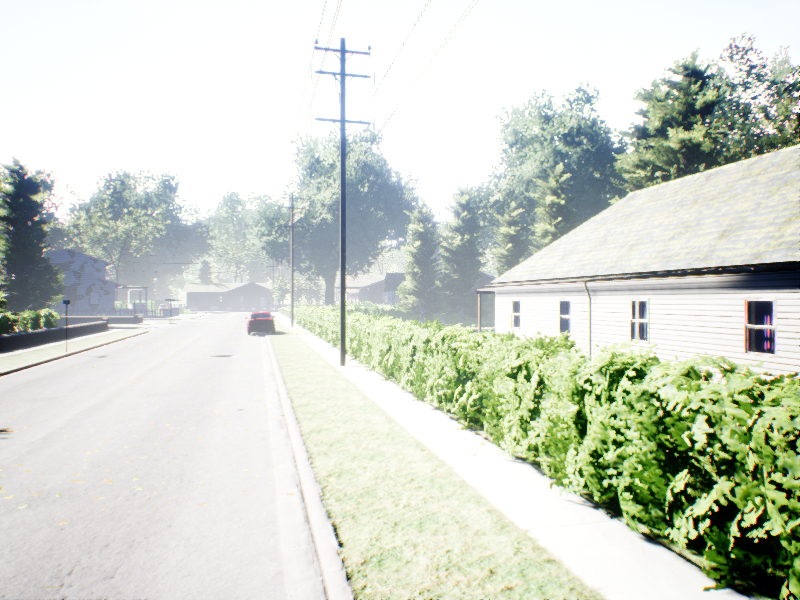
#> input picture js_recursive_stereo/resources/AirSimNeighbourhood/images/left_00012.png, 800 x 600 px
$ python recursive_stereo_testbench.py
#> lines starting #> are read from the running program, lines starting #| are printed output that depends on the picture
### js_recursive_stereo/src/RecursiveStereoPackage/RecursiveStereo.py
import numpy as np
import cv2
from plyfile import PlyData
from matplotlib import pyplot as plt

ply_header = '''ply
format ascii 1.0
element vertex %(vert_num)d
property float x
property float y
property float z
property uchar red
property uchar green
property uchar blue
end_header
'''

class RecursiveStereo:
    def __init__(self):
        # Attributes
        self.verbose     = True
        self.pose        = self.EmptyPose()
        self.last_pose   = self.EmptyPose()
        self.color_image = None
        self.left_image  = None
        self.right_image = None
        self.pcl         = None
        self.pcl_t_min_0 = None
        self.pcl_t_min_1 = None
        self.pcl_t_min_2 = None
        self.pcl_t_min_3 = None
        self.disparity   = None
        self.orb         = cv2.ORB_create(nfeatures=50, scoreType=cv2.ORB_FAST_SCORE) # Initiate ORB  detector
        self.sift        = cv2.xfeatures2d.SIFT_create(nfeatures=50)                  # Initiate SIFT detector

        # Configuration
        self.export_pcl       = False
        self.enable_recursive = True
        self.pcl_filename     = 'out.ply'

        # Grid Coordinates
        self.u_step_px = 50
        self.v_step_px = 50

        # Parameters for PCL Generation
        self.c_u         = None # default from KITTI: 609.5593
        self.c_v         = None # default from KITTI: 172.8540
        self.b           = None # default from KITTI: 0.5372
        self.f           = None # default from KITTI: 721.5377

        # Parameters for (SemiGlobal)BlockMatching
        self.blockmatching_blocksize           = None # default used for KITTI: 15
        self.blockmatching_window_size         = None # default used for KITTI: 9
        self.blockmatching_minimum_disparities = None # default used for KITTI: -64
        self.blockmatching_maximum_disparities = None # default used for KITTI: 128

    def VerbosePrint(self, text):
        if self.verbose == True:
            print(text)

    def EmptyPose(self):
        pose = {'position':    { 'x': 0, 'y': 0, 'z': 0 },
                'orientation': { 'x': 0, 'y': 0, 'z': 0, 'w': 1 }}
        return pose

    def CreateWallBehindCamera(self, min_distance = 1):
        min_distance = np.absolute(min_distance)
        pcl_wall = []
        brick_size = 0.2
        for x in np.arange(-min_distance-2*brick_size,
                            0,
                            brick_size):
            for y in np.arange(-min_distance-2*brick_size,
                                min_distance+2*brick_size,
                                brick_size):
                for z in np.arange(-min_distance-2*brick_size,
                                    min_distance+2*brick_size,
                                    brick_size):
                    dist_to_cam = np.linalg.norm(np.array([x,y,z]) - np.array([0,0,0]))
                    if dist_to_cam >= min_distance:
                        new_point = np.array([x,y,z,1,0,0,0]) # format [x,y,z,1,r,g,b]
                        pcl_wall.append(new_point)
        return np.array(pcl_wall)


    # [7 lines left out: function GetSiftKeyPoints, not called in this run]

    def GetOrbKeyPoints(self, image):
        # find the keypoints with ORB
        kp      = self.orb.detect(image, None)
        # compute the descriptors with ORB
        kp, des = self.orb.compute(image, kp)
        grid    = np.int16( [(kpoint.pt[1], kpoint.pt[0]) for kpoint in kp ] )
        return grid

    def Get2dGridCoordinates(self):
        width  = self.left_image.shape[1]
        height = self.left_image.shape[0]
        u_list = np.arange(self.u_step_px, width,  self.u_step_px, dtype=np.int16)
        v_list = np.arange(self.v_step_px, height, self.v_step_px, dtype=np.int16)
        grid   = [(v, u) for u in u_list for v in v_list ]
        return grid

    def Initialize2dCoordinates(self):
        grid      = self.Get2dGridCoordinates()
        grid_orb  = self.GetOrbKeyPoints(self.left_image)
        #grid_sift = self.GetSiftKeyPoints(self.left_image)
        grid.extend(grid_orb)
        grid = np.int16(grid)
        return grid

    def GetQ(self):
        Q    = np.float32(
               [[ 0,         0,         0,          self.f  ],
                [-1.0000,    0,         0,          self.c_u],
                [ 0,        -1.0000,    0,          self.c_v],
                [ 0,         0,         1/self.b,   0       ]])
        return Q

    # Copied from: https://en.wikipedia.org/wiki/Conversion_between_quaternions_and_Euler_angles
    def QuaternionToRollPitchYaw(self, q):
        t0 = +2.0 * (q['w'] * q['x'] + q['y'] * q['z'])
        t1 = +1.0 - 2.0 * (q['x'] * q['x'] + q['y'] * q['y'])
        roll = np.arctan2(t0, t1)

        t2 = +2.0 * (q['w'] * q['y'] - q['z'] * q['x'])
        t2 = +1.0 if t2 > +1.0 else t2
        t2 = -1.0 if t2 < -1.0 else t2
        pitch = np.arcsin(t2)

        t3 = +2.0 * (q['w'] * q['z'] + q['x'] * q['y'])
        t4 = +1.0 - 2.0 * (q['y'] * q['y'] + q['z'] * q['z'])
        yaw = np.arctan2(t3, t4)
        return roll, pitch, yaw

    def GetPoseMatrix(self):
        # init as identity
        Rx = np.identity(4)
        Rx = np.identity(4)
        Ry = np.identity(4)
        Rz = np.identity(4)
        Tr = np.identity(4)

        # Get current orientation in r-p-y
        roll, pitch, yaw = self.QuaternionToRollPitchYaw(self.pose['orientation'])

        Rx[0,0] = 1;                Rx[0,1] = 0;            Rx[0,2] = 0
        Rx[1,0] = 0;                Rx[1,1] = np.cos(roll); Rx[1,2] = -np.sin(roll)
        Rx[2,0] = 0;                Rx[2,1] = np.sin(roll); Rx[2,2] =  np.cos(roll)

        Ry[0,0] =  np.cos(pitch);   Ry[0,1] = 0;            Ry[0,2] = np.sin(pitch)
        Ry[1,0] =  0;               Ry[1,1] = 1;            Ry[1,2] = 0
        Ry[2,0] = -np.sin(pitch);   Ry[2,1] = 0;            Ry[2,2] = np.cos(pitch)

        Rz[0,0] = np.cos(yaw);      Rz[0,1] = -np.sin(yaw); Rz[0,2] = 0
        Rz[1,0] = np.sin(yaw);      Rz[1,1] =  np.cos(yaw); Rz[1,2] = 0
        Rz[2,0] = 0;                Rz[2,1] =  0;           Rz[2,2] = 1

        # R = Rz*(Ry*Rx)
        R = np.dot(Ry, Rx)
        R = np.dot(Rz, R)

        # in Matlab notation: Tr = [R t;0 0 0 1];
        Tr[0,0] = R[0,0]; Tr[0,1] = R[0,1]; Tr[0,2] = R[0,2]; Tr[0,3] = self.pose['position']['x']
        Tr[1,0] = R[1,0]; Tr[1,1] = R[1,1]; Tr[1,2] = R[1,2]; Tr[1,3] = self.pose['position']['y']
        Tr[2,0] = R[2,0]; Tr[2,1] = R[2,1]; Tr[2,2] = R[2,2]; Tr[2,3] = self.pose['position']['z']
        Tr[3,0] = 0;      Tr[3,1] = 0;      Tr[3,2] = 0;      Tr[3,3] = 1;
        return Tr

    def GetPoseColorMatrix(self):
        D = np.float32(np.identity(7))
        T = self.GetPoseMatrix()
        D[0:4,0:4] = T # set upper left 4x4 matrix to T, rest to identity (for color)
        return D

    # [23 lines left out: function GetPCLFromDisparity, not called in this run]

    def GetReducedPCLFromDisparity(self, disparity):
        # Get Sampling Points
        grid              = self.Initialize2dCoordinates()
        u_idx             = [x[1]-1 for x in grid]
        v_idx             = [x[0]-1 for x in grid]
        disparity_reduced = disparity[v_idx,u_idx]

        Q                 = self.GetQ()
        y                 = np.float32([[x[1], x[0], disparity[x[0]-1,x[1]-1], 1] for x in grid ]) # [u,v,disp(v,u),1]
        pcl               = np.dot(Q, np.transpose(y)).transpose()
        pcl_norm          = np.array([x/x[3] for x in pcl]) # normalize
        # Due to the different dimensions, the reduced mask is slight differntly setup
        mask = ((disparity_reduced < disparity_reduced.max()) &
                (disparity_reduced > disparity_reduced.min()) &
                (pcl_norm[:,0] > 2        )                &
                (np.isfinite(pcl_norm[:,0]))               &
                (np.isfinite(pcl_norm[:,1]))               &
                (np.isfinite(pcl_norm[:,2])))
        pcl_reduced       = pcl_norm[mask]

        # If no color image was given, make all points black
        if self.color_image is None:
            pcl_reduced_c = np.append(pcl_reduced.transpose(),[np.zeros(pcl_reduced.shape[0])],axis=0).transpose() # format: [x, y, z, r, g, b] with r = g = b = 0 (black)
        else:
            color_reduced = np.array([self.color_image[x[0]-1,x[1]-1] for x in grid ])
            pcl_reduced_c = np.append(pcl_reduced,color_reduced[mask],axis=1) # format: [x, y, z, r, g, b]
        return pcl_reduced_c

    def TransformPCL(self, pcl):
        # make affine coordinates: [[x,y,z,r,g,b],...] to [[x,y,z,1,r,g,b],...]
        pcl_aff = np.vstack((pcl[:,0],
                             pcl[:,1],
                             pcl[:,2],
                             [np.ones(pcl.shape[0])],
                             pcl[:,3],
                             pcl[:,4],
                             pcl[:,5]))
        D = self.GetPoseColorMatrix()

        pcl_transf = np.dot(D,pcl_aff).transpose()
        pcl_transf = np.array([[x[0]/x[3],
                                x[1]/x[3],
                                x[2]/x[3],
                                x[4],
                                x[5],
                                x[6]] for x in pcl_transf]) # normalize and back to format [[x,y,z,r,g,b],...]
        return pcl_transf

    def AppendPCL(self, current, to_append):
        if to_append is None:
            return current
        if current is None:
            current = to_append
        else:
            current = np.append(current,to_append,axis=0)
        return current

    def GetDisparityImage(self):
            stereo = cv2.StereoSGBM_create(minDisparity   = self.blockmatching_minimum_disparities,
                                           numDisparities = (self.blockmatching_maximum_disparities-self.blockmatching_minimum_disparities),
                                           blockSize      = self.blockmatching_blocksize,
                                           P1             = 4*3*self.blockmatching_window_size**2,
                                           P2             = 32*3*self.blockmatching_window_size**2,
                                           preFilterCap   = 10
                                          )
            disparity = stereo.compute(self.left_image, self.right_image).astype(np.float32) / 16.0
            return disparity

    # Copied from https://github.com/opencv/opencv/blob/master/samples/python/stereo_match.py
    # [12 lines left out: functions ExportPCLToPly, ImportPCL, not called in this run]

    def PushFrontPclStack(self, pcl):
        self.pcl_t_min_3 = self.pcl_t_min_2
        self.pcl_t_min_2 = self.pcl_t_min_1
        self.pcl_t_min_1 = self.pcl_t_min_0
        self.pcl_t_min_0 = pcl

    def Step(self):
        if self.RequirementsFulfilled():
            #self.PrintParameters()

            ## F U L L
            # Get disparity image
            self.disparity = self.GetDisparityImage()

            # Get full point cloud - in camera coordinate system
            #pcl_cam = self.GetPCLFromDisparity(self.disparity)

            # Transform to inertial coordinate system
            #pcl_inert = self.TransformPCL(pcl_cam)

            # Save
            #self.pcl = self.AppendPCL(self.pcl,pcl_inert)

            # Export
            #if self.export_pcl == True:
            #    self.ExportPCLToPly(self.pcl_filename, self.pcl)

            ## R E D U C E D
            # Get reduced point cloud - in camera coordinate system
            pcl_reduced_cam = self.GetReducedPCLFromDisparity(self.disparity)
            pcl_wall        = self.CreateWallBehindCamera(3)

            pcl_reduced_cam = self.AppendPCL(pcl_reduced_cam, pcl_wall)

            # Transform to inertial coordinate system
            pcl_reduced_inert = self.TransformPCL(pcl_reduced_cam)

            self.PushFrontPclStack(pcl_reduced_inert)

            # [6 lines of commented-out code are left out]

            self.pcl = pcl_reduced_inert

            # Export
            #if self.export_pcl == True:
            #    self.ExportPCLToPly('reduced.ply', self.pcl_reduced)

            if self.enable_recursive == True:
                pass
        else:
            self.VerbosePrint("Not all requirements fulfilled for calculation step")

################################################################################
# Only convenience functions below

    def RequirementsFulfilled(self):
        requirements_fulfilled = True
        if self.left_image is None:
            self.VerbosePrint('No left image set')
            requirements_fulfilled = False
        if self.right_image is None:
            self.VerbosePrint('No right image set')
            requirements_fulfilled = False
        if self.c_u is None:
            self.VerbosePrint('No c_u parameter set')
            requirements_fulfilled = False
        if self.c_v is None:
            self.VerbosePrint('No c_v parameter set')
            requirements_fulfilled = False
        if self.b is None:
            self.VerbosePrint('No b parameter set')
            requirements_fulfilled = False
        if self.b == 0:
            self.VerbosePrint('Parameter b may not be zero')
            requirements_fulfilled = False
        if self.f is None:
            self.VerbosePrint('No f parameter set')
            requirements_fulfilled = False
        if self.blockmatching_blocksize is None:
            self.VerbosePrint('No blocksize parameter for blockmatching set')
            requirements_fulfilled = False
        if self.blockmatching_window_size is None:
            self.VerbosePrint('No window size parameter for blockmatching set')
            requirements_fulfilled = False
        if self.blockmatching_minimum_disparities is None:
            self.VerbosePrint('No minimum disparity parameter for blockmatching set')
            requirements_fulfilled = False
        if self.blockmatching_maximum_disparities is None:
            self.VerbosePrint('No maximum disparity parameter for blockmatching set')
            requirements_fulfilled = False
        return requirements_fulfilled

    # [18 lines left out: function PrintParameters, not called in this run]


### js_recursive_stereo/src/recursive_stereo_testbench.py
#!/usr/bin/env python
import os
import cv2
from RecursiveStereoPackage.RecursiveStereo import RecursiveStereo

import warnings
warnings.simplefilter("ignore")

if __name__ == '__main__':
    algorithm = RecursiveStereo()
    # Set parameters
    algorithm.c_u = 399.5661
    algorithm.c_v = 295.6579
    algorithm.b   = 0.1400
    algorithm.f   = 573.2981
    algorithm.blockmatching_blocksize           = 10
    algorithm.blockmatching_window_size         = 9
    algorithm.blockmatching_minimum_disparities = 1
    algorithm.blockmatching_maximum_disparities = 65
    algorithm.export_pcl       = True
    algorithm.enable_recursive = True
    algorithm.verbose          = True

    # Run
    algorithm.Step()
    color_image = cv2.imread('../resources/AirSimNeighbourhood/images/left_00012.png')
#> color_image is the input picture: shape (600, 800, 3); mean B, G, R 202.4, 213.7, 207.8
    left_image  = cv2.imread('../resources/AirSimNeighbourhood/images/left_00012.png')
    right_image = cv2.imread('../resources/AirSimNeighbourhood/images/right_00012.png')
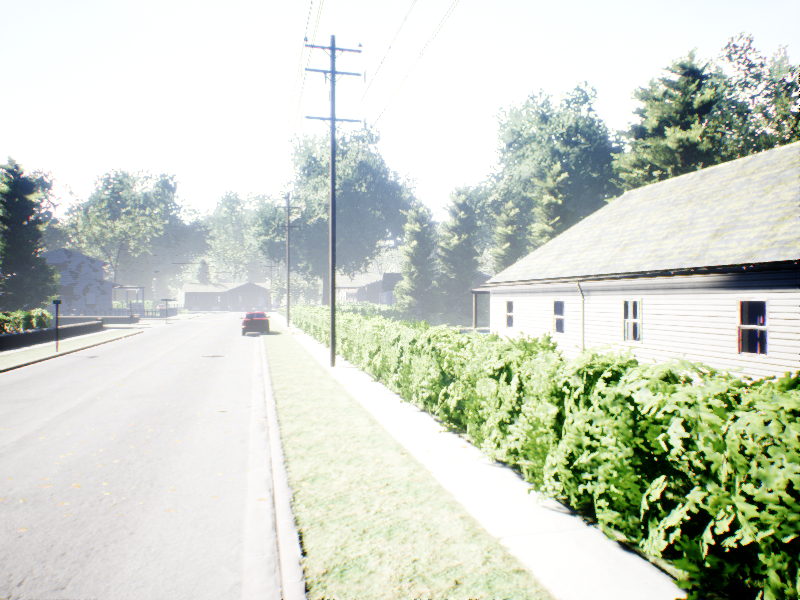
#> input picture js_recursive_stereo/resources/AirSimNeighbourhood/images/right_00012.png, 800 x 600 px
#> right_image is the input picture: shape (600, 800, 3); mean B, G, R 200.8, 212.9, 206.6
    algorithm.left_image  = left_image
    algorithm.right_image = right_image
    algorithm.color_image = color_image
    algorithm.pcl_filename = 'step_1.ply'
    algorithm.Step()
#> in GetDisparityImage, `disparity = stereo.compute(self.left_image, self.right_image).astype(n..`:
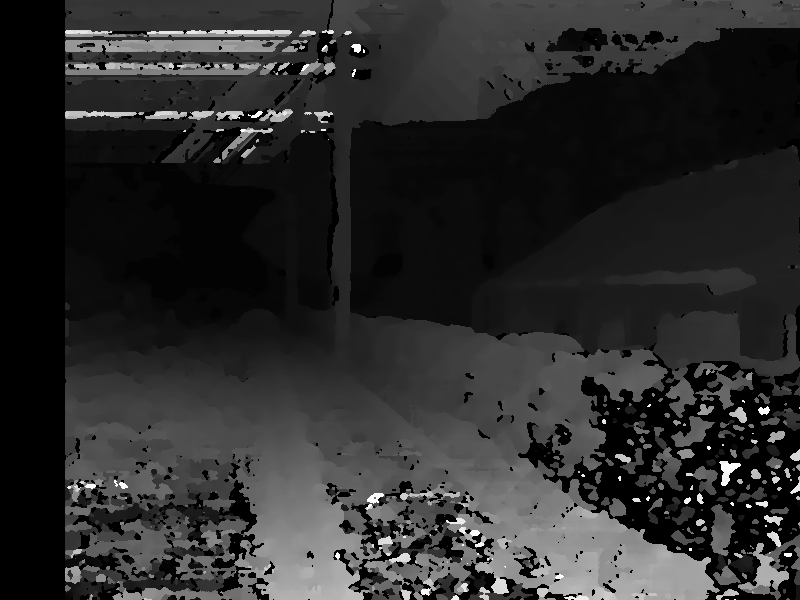
#> disparity: shape (600, 800) float32; min 0, max 64, mean 11.1; drawn with min black and max white
#> in GetOrbKeyPoints, `kp      = self.orb.detect(image, None)`: kp = 50 keypoints; strongest (x, y, size): (716, 510, 31), (715, 508, 53.6), (716, 508, 44.6), (756, 541, 31)
#> in GetOrbKeyPoints, `grid    = np.int16( [(kpoint.pt[1], kpoint.pt[0]) for kpoint in kp ] )`: grid = 50 pairs, first value 304 to 555, second value 512 to 765
#> in Initialize2dCoordinates, `grid_orb  = self.GetOrbKeyPoints(self.left_image)`: grid_orb has the same summary as grid in GetOrbKeyPoints
#> in Initialize2dCoordinates, `grid = np.int16(grid)`: grid = 215 pairs, first value 50 to 555, second value 50 to 765
#> in GetReducedPCLFromDisparity, `u_idx             = [x[1]-1 for x in grid]`: u_idx = 215 values, max 764 at index 169, min 49 at index 0, mean 466.4
#> in GetReducedPCLFromDisparity, `v_idx             = [x[0]-1 for x in grid]`: v_idx = 215 values, max 554 at index 174, min 49 at index 0, mean 339.4
#> in GetReducedPCLFromDisparity, `disparity_reduced = disparity[v_idx,u_idx]`: disparity_reduced = 215 values, max 58.31 at index 152, min 0 at index 0, mean 9.79
#> in GetReducedPCLFromDisparity, `y                 = np.float32([[x[1], x[0], disparity[x[0]-1,x[1]-1],..`: y = 215 rows, first 6: [50, 50, 0, 1], [50, 100, 0, 1], [50, 150, 0, 1], [50, 200, 0, 1], [50, 250, 0, 1], [50, 300, 0, 1]
#> in GetReducedPCLFromDisparity, `pcl               = np.dot(Q, np.transpose(y)).transpose()`: pcl = 215 rows, first 6: [573.3, 349.6, 245.7, 0], [573.3, 349.6, 195.7, 0], [573.3, 349.6, 145.7, 0], [573.3, 349.6, 95.66, 0], [573.3, 349.6, 45.66, 0], [573.3, 349.6, -4.34, 0]
#> in GetReducedPCLFromDisparity, `pcl_norm          = np.array([x/x[3] for x in pcl])`: pcl_norm = 215 rows, first 6: [inf, inf, inf, nan], [inf, inf, inf, nan], [inf, inf, inf, nan], [inf, inf, inf, nan], [inf, inf, inf, nan], [inf, inf, -inf, nan]
#> in GetReducedPCLFromDisparity, `pcl_reduced       = pcl_norm[mask]`: pcl_reduced = 153 rows, first 6: [2.11, 1.1, 0.905, 1], [8.92, 4.66, 3.04, 1], [26.75, 13.98, 6.8, 1], [44.28, 23.14, 7.39, 1], [40.13, 20.97, 3.2, 1], [26.75, 13.98, -0.203, 1]
#> in GetReducedPCLFromDisparity, `color_reduced = np.array([self.color_image[x[0]-1,x[1]-1] for x in gri..`: color_reduced = 215 rows, first 8: [255, 255, 251], [255, 255, 254], [255, 255, 255], [202, 181, 184], [222, 150, 120], [107, 99, 91], [220, 236, 236], [223, 225, 228]

    # Set a pose
    new_pose = algorithm.EmptyPose()
    new_pose['position']['x'] = 10
    algorithm.pose = new_pose
    algorithm.pcl_filename = 'step_2.ply'
    algorithm.Step()
